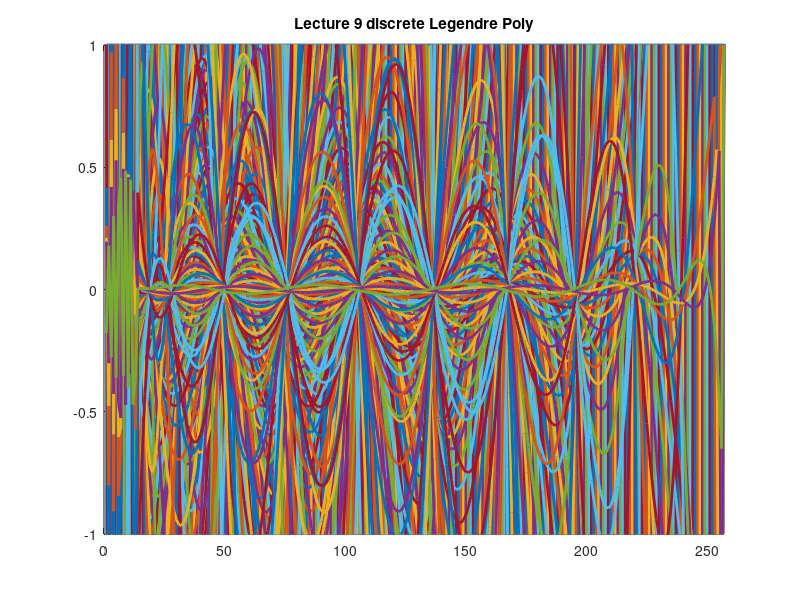

MATLAB code for this plot:
% Exp 1: Discrete Legendre
m=257;
mh=(m-1)/2;
x=(-mh:mh)'/mh;
A=[x.^0,x.^1,x.^2,x.^3,x.^4,x.^5,x.^6,x.^7,x.^8,x.^9,x.^10,x.^11,x.^12];
[Q,R]=qr(A);
scale=Q(m,:);
Q=Q*diag(1./scale);
plot(Q,'LineWidth',2)
axis([0,m,-1,1]);
grid on;
title('Lecture 9 discrete Legendre Poly');